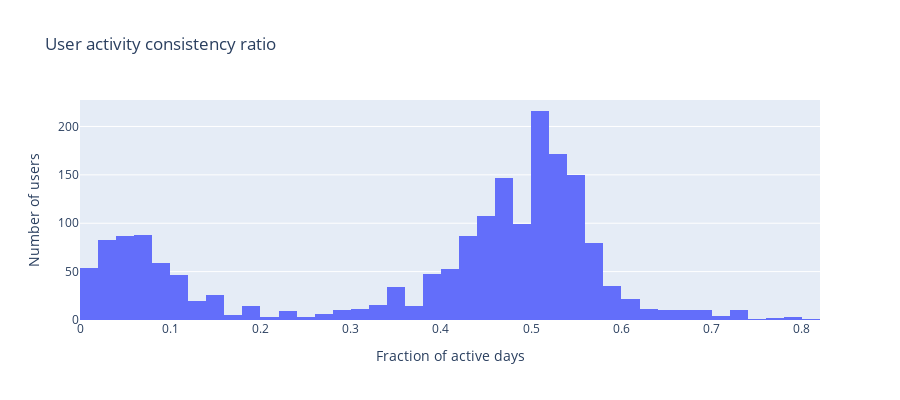

This figure's notebook cell:
### Markdown cell above
For many switcher users, the licenses are updated quite regularly. The first thought was usage of LightEdit mode, thus the license goes to basic for quick changes, but the LightMode does not support the usual IDE editor features such as code completion. It could be logging noise or automated activity.

### Code cell
# consistency = active days / total days in dataset
active_days = df.groupby('uuid')['day_id'].nunique()
consistency = (active_days / df['day_id'].nunique()).reset_index(name='activity_ratio')
fig_active_days = px.histogram(consistency, x='activity_ratio', nbins=40, title='User activity consistency ratio', height=400)
fig_active_days.update_layout(xaxis_title='Fraction of active days', yaxis_title='Number of users')
fig_active_days.show()

### Figure 1 — Plotly figure (JSON) as saved in the notebook; plotly's stock layout.template omitted (floating-point values rounded to 4 significant figures; data arrays with more than 128 entries replaced by an {"elided": "..."} marker saying what was removed)
{"data": [{"bingroup": "x", "hovertemplate": "activity_ratio=%{x}<br>count=%{y}<extra></extra>", "legendgroup": "", "marker": {"color": "#636efa", "pattern": {"shape": ""}}, "name": "", "nbinsx": 40, "orientation": "v", "showlegend": false, "x": {"elided": "1866 float values"}, "xaxis": "x", "yaxis": "y", "type": "histogram"}], "layout": {"xaxis": {"anchor": "y", "domain": [0.0, 1.0], "title": {"text": "Fraction of active days"}}, "yaxis": {"anchor": "x", "domain": [0.0, 1.0], "title": {"text": "Number of users"}}, "legend": {"tracegroupgap": 0}, "title": {"text": "User activity consistency ratio"}, "barmode": "relative", "height": 400}}
